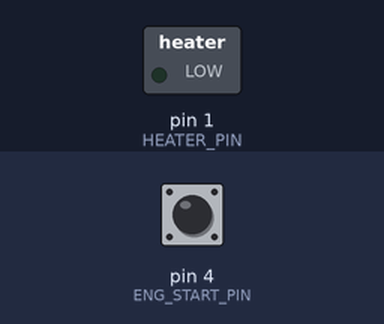
Bench run of a sketch on a simulated Arduino Uno, built with avr-gcc and run on an emulated ATmega328P. Shown: switched loads named in the sketch (green lamp = pin HIGH). Inputs (shaded band) come from the test bench; at power-on: pin 4 (ENG_START_PIN) HIGH.

Above: at 0.01 s.
At 0.51 s:
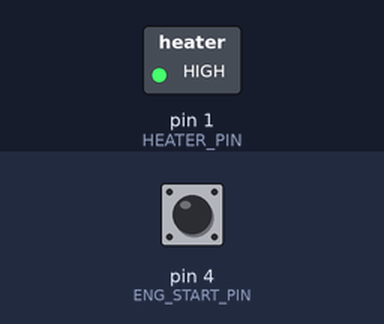
Timing chart, 0 to 2.1 s (numbered marks = the images above):
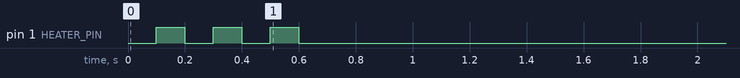

The sketch:

FordFocus_AutoHeater.ino
```cpp
/*
Скрипт для восстановления режима нагревателя сидения на Форд Фокус3 2019гв
Управление режимом нагревателя осуществляется с помощью одной кнопки,
которая последовательно переключает ключает режимы по кругу 0-1-2-3-0-1-...
Теущий режим отображается 3мя светодиодами.
  // 0 - не горит ни один светодиод
  // 1 - горит LED1
  // 2 - горят LED1 и LED2
  // 3 - горят LED1, LED2, LED3

Скрипт запоминает режим, который был в последний раз (когда двигатель работал)
и устанавливает его как только двигатель запущен
*/
#include <avr/eeprom.h>

enum EngineStates {ENGINE_OFF=0, ENGINE_RUNS, ENGINE_STARTS, ENGINE_UNKNOWN};

#define DEBUG

//********************************************************************
// Настройка портов
//********************************************************************

// Кнопка управления режимом нагревателя (нажатие переключает режим 0-1-2-3-0-1-...)
#define HEATER_PIN 1

// Светодиод 1
#define LED1_PIN 0

// Светодиод 2
#define LED2_PIN 2

// Светодиод 3
#define LED3_PIN 3

// Состояние двигателя (заведен?)
#define ENG_START_PIN 4


//********************************************************************
// Глобальные переменные
//********************************************************************

// продолжительность нажатия кнопки и паузы между нажатиями
#define BUTTON_PRESS_DURATION_MS 200
#define BUTTON_PAUSE_DURATION_MS 500

// адреса трех ячеек EEPROM для хранения последнего значения статуса нагревателя (должны быть меньше 256)
#define EERPOM_ADDR1 10
#define EERPOM_ADDR2 150
#define EERPOM_ADDR3 230

// неопределенное значение для статуса нагревателя
#define UNKNOWN 99

// Последнее записанное значение режима нагревателя (0-3) - оно и будет установлено при старте двигателя
byte last_saved_heater_state = UNKNOWN;

// Статус двигателя
byte last_engine_state = ENGINE_UNKNOWN;

byte debug_heater_state = 0;

//********************************************************************
// Функции
//********************************************************************

// чтение и запись значения типа byte в EEPROM
bool save_EEPROM(byte value);
byte read_EEPROM();

// Проверяет статус двигателя (0-заглушен, 1-запущен, 2-запущен только что)
EngineStates get_engine_state();

// Устанавливает режим нагревателя
void set_heater(byte heater_level);

// Возвращает текущий режим нагревателя
// (считывая светодиоды)
byte get_heater_level();

// нажатие кнопки
void press_button();

//********************************************************************
// Инициализация
//********************************************************************
void setup()
{
  // initialize the digital pin as an output.
  pinMode(LED1_PIN, INPUT);
  pinMode(LED2_PIN, INPUT);
  pinMode(LED3_PIN, INPUT);
  pinMode(ENG_START_PIN, INPUT);
  pinMode(HEATER_PIN, OUTPUT);
  delay(100);


  for(int i=0; i<3; i++)
  {
    digitalWrite(HEATER_PIN, 1);
    delay(100);
    digitalWrite(HEATER_PIN, 0);
    delay(100);
  }

}

//********************************************************************
// Главный цикл
//********************************************************************
void loop()
{
  EngineStates cur_engine_state = get_engine_state();
  switch (cur_engine_state)
  {
    case ENGINE_STARTS:
    {
      // engine starts just now

      // apply the level from EEPROM
      byte desired_heater_level = read_EEPROM();
      set_heater(desired_heater_level);
    }
    case ENGINE_RUNS:
    {
      // engine is running

      // если текущий уровень нагревателя отличается от записанного, то обновим записанное
      byte current_level = get_heater_level();
      if (current_level != last_saved_heater_state)
      {
        save_EEPROM(current_level);
        last_saved_heater_state = current_level;
      }
    }
  }
}

//********************************************************************
// Функции
//********************************************************************
// Проверяет статус двигателя (0-заглушен, 1-запущен, 2-запущен только что)
EngineStates get_engine_state()
{
  int cur_state = digitalRead(ENG_START_PIN);

  EngineStates ret_value;
  if (cur_state == LOW)
  {
    // двигатель не запущен
    ret_value = ENGINE_OFF;
  }
  else
  {
    if ((last_engine_state == ENGINE_OFF) or (last_engine_state == ENGINE_UNKNOWN))
    {
      // двигатель только что запущен
      ret_value = ENGINE_STARTS;
    }
    else
    {
      // двигатель работает
      ret_value = ENGINE_RUNS;
    }
  }

  last_engine_state = ret_value;

  return ret_value;
}

// Устанавливает режим нагревателя
void set_heater(byte heater_level)
{
  byte current_level = get_heater_level();

  // нажимаем кнопку до тех пор, пока режим не станет нужным
  while (heater_level != current_level)
  {
    // жмем кнопку, меняя режим
    press_button();

    // проверяем режим
    current_level = get_heater_level();
  }
}

// нажатие кнопки
void press_button()
{
  #ifdef DEBUG
    // в режиме отладки нажатие на кнопку изменяет режим в переменной debug_heater_state
    if ( (debug_heater_state < 0) or (debug_heater_state == 3)) debug_heater_state = 0;
    else debug_heater_state++;

    delay(BUTTON_PRESS_DURATION_MS);
    delay(BUTTON_PAUSE_DURATION_MS);

  #else
    digitalWrite(HEATER_PIN, HIGH);
    delay(BUTTON_PRESS_DURATION_MS);

    digitalWrite(HEATER_PIN, LOW);
    delay(BUTTON_PAUSE_DURATION_MS);
  #endif
}

// Возвращает текущий уровень нагревателя, считывая светодиоды
byte get_heater_level()
{
  // Соответствие уровня нагревателя и состояния светодиодов:
  // 0 - не горит ни один светодиод
  // 1 - горит LED1
  // 2 - горят LED1 и LED2
  // 3 - горят LED1, LED2, LED3

  bool led1 = LOW;
  bool led2 = LOW;
  bool led3 = LOW;

  #ifdef DEBUG
    if (debug_heater_state == 0)
    {
      led1 = LOW;
      led2 = LOW;
      led3 = LOW;
    }
    if (debug_heater_state == 1)
    {
      led1 = HIGH;
      led2 = LOW;
      led3 = LOW;
    }
    if (debug_heater_state == 2)
    {
      led1 = HIGH;
      led2 = HIGH;
      led3 = LOW;
    }
    if (debug_heater_state == 3)
    {
      led1 = HIGH;
      led2 = HIGH;
      led3 = HIGH;
    }

  #else

    led1 = digitalRead(LED1_PIN);
    led2 = digitalRead(LED2_PIN);
    led3 = digitalRead(LED3_PIN);

  #endif

  byte ret = 0;
  bitWrite(ret, 1, led1);
  bitWrite(ret, 2, led2);
  bitWrite(ret, 3, led3);

  return ret;
}

// запись значения типа byte в EEPROM
bool save_EEPROM(byte value)
{
  // работа с EEPROM https://alexgyver.ru/lessons/eeprom/

  // запись в 3х местах памяти - для надежности
  eeprom_write_byte((uint8_t*)EERPOM_ADDR1, value);
  eeprom_write_byte((uint8_t*)EERPOM_ADDR2, value);
  eeprom_write_byte((uint8_t*)EERPOM_ADDR3, value);

  return true;
}
// чтение значения типа byte из EEPROM
byte read_EEPROM()
{
  // работа с EEPROM https://alexgyver.ru/lessons/eeprom/

  // считывание из памяти
  byte val1 = eeprom_read_byte((uint8_t*)EERPOM_ADDR1);
  byte val2 = eeprom_read_byte((uint8_t*)EERPOM_ADDR2);
  byte val3 = eeprom_read_byte((uint8_t*)EERPOM_ADDR3);

  byte ret = 0;
  // из трех переменных найдем два одинаковых значения - это наш клиент
  if ((val1 == val2) or (val1 == val3))
    ret = val1;
  else
    ret = val2;

  return ret;
}
```
